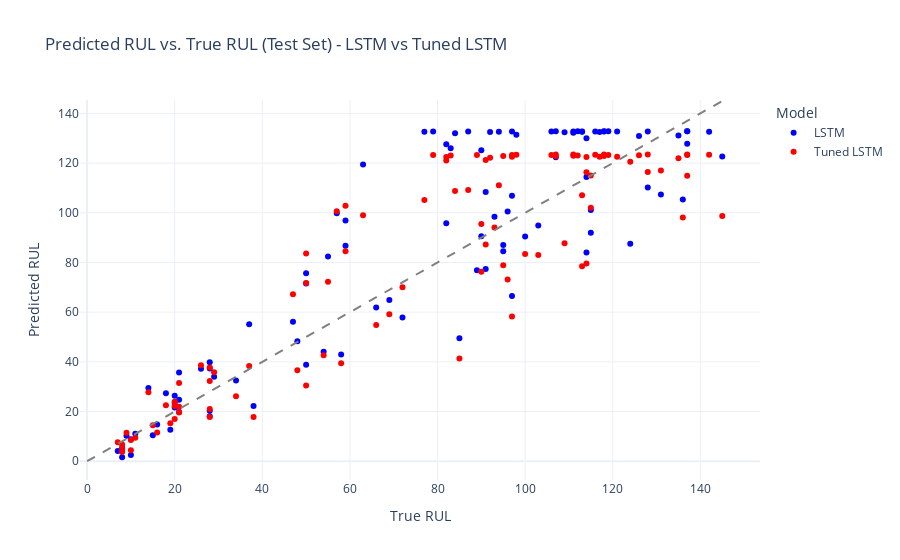

Write notebook code for a chart like this one.
### Code cell
import plotly.graph_objects as go

fig = go.Figure()

# Add baseline LSTM predictions
fig.add_trace(go.Scatter(
    x=test_result_df['true_RUL'],
    y=test_result_df['predicted_RUL_lstm'],
    mode='markers',
    name='LSTM',
    marker=dict(color='blue'),
    text=test_result_df['unit'],
    hovertemplate='Unit: %{text}<br>True RUL: %{x}<br>Predicted RUL (LSTM): %{y}<extra></extra>'
))

# Add tuned LSTM predictions
fig.add_trace(go.Scatter(
    x=test_result_df['true_RUL'],
    y=test_result_df['predicted_RUL_lstm_tunned'],
    mode='markers',
    name='Tuned LSTM',
    marker=dict(color='red'),
    text=test_result_df['unit'],
    hovertemplate='Unit: %{text}<br>True RUL: %{x}<br>Predicted RUL (Tuned): %{y}<extra></extra>'
))

# Add y=x reference line
max_rul = test_result_df['true_RUL'].max()
fig.add_shape(
    type='line',
    x0=0, y0=0, x1=max_rul, y1=max_rul,
    line=dict(color='gray', dash='dash'),
    name='Ideal'
)

fig.update_layout(
    title="Predicted RUL vs. True RUL (Test Set) - LSTM vs Tuned LSTM",
    xaxis_title='True RUL',
    yaxis_title='Predicted RUL',
    template="plotly_white",
    legend_title="Model"
)

fig.show()
